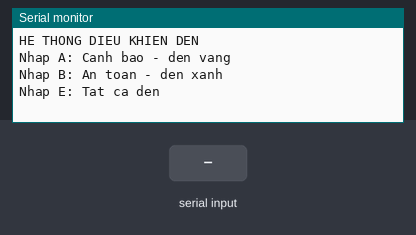
Recording of a sketch running on a simulated Arduino Uno, built with avr-gcc and run on an emulated ATmega328P. On the bench: the last lines printed to the serial monitor. The test bench sets the inputs (shaded band).

Above: at 1.2 s.
1.3 s: "A\n" received over Serial
At 2.4 s:
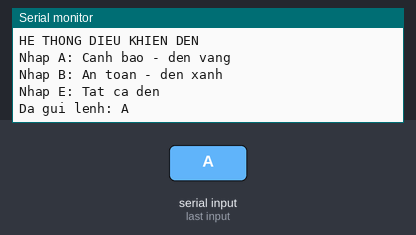
2.8 s: byte 97 ('a') received over Serial
At 3.6 s:
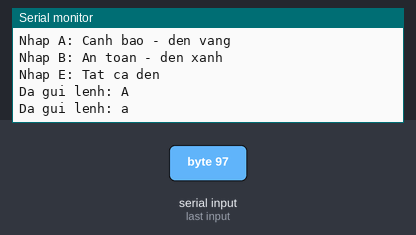
4.3 s: byte 66 ('B') received over Serial
At 4.7 s:
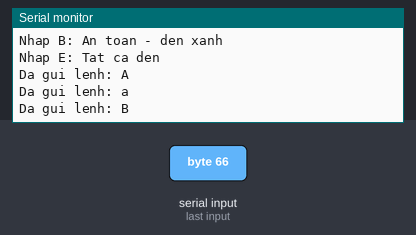
5.8 s: byte 98 ('b') received over Serial
At 7.0 s:
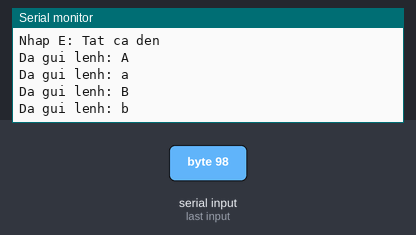
7.3 s: byte 69 ('E') received over Serial
At 8.2 s:
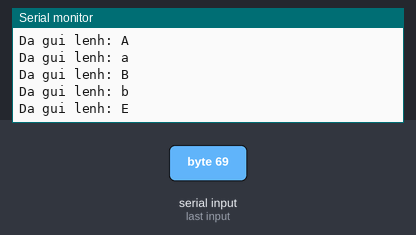
8.8 s: byte 101 ('e') received over Serial
At 9.3 s:
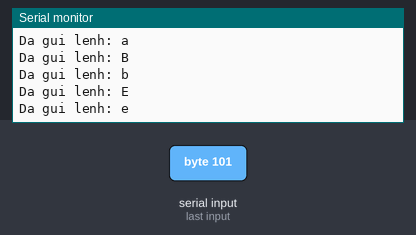

The sketch:

THBLE_HC05GUILENH.ino
```cpp
#include <SoftwareSerial.h>
SoftwareSerial bluetooth(2, 3);

void setup() {
  Serial.begin(9600);
  bluetooth.begin(9600);

  Serial.println("HE THONG DIEU KHIEN DEN");
  Serial.println("Nhap A: Canh bao - den vang");
  Serial.println("Nhap B: An toan - den xanh");
  Serial.println("Nhap E: Tat ca den");
}

void loop() {
  // 1. Nhan lenh tu Virtual Terminal
  if (Serial.available() > 0) {
    char lenh = Serial.read();
    if (lenh == '\r' || lenh == '\n') {
      return;
    }
    if (lenh == 'A' || lenh == 'a' ||
        lenh == 'B' || lenh == 'b' ||
        lenh == 'E' || lenh == 'e') {
      bluetooth.write(lenh);

      Serial.print("Da gui lenh: ");
      Serial.println(lenh);
    }
    else {
      Serial.println("Lenh khong hop le!");
    }
  }

  if (bluetooth.available() > 0) {
    char phanHoi = bluetooth.read();

    Serial.print("ARD2 phan hoi: ");
    Serial.println(phanHoi);
  }
}
```

Measured:
- after the input at 1.3 s, the serial monitor: prints a new line at once (image 1)
- after the input at 2.8 s, the serial monitor: prints a new line at once (image 2)
- after the input at 4.3 s, the serial monitor: prints a new line at once (image 3)
- after the input at 5.8 s, the serial monitor: prints a new line at once (image 4)
- after the input at 7.3 s, the serial monitor: prints a new line at once (image 5)
- after the input at 8.8 s, the serial monitor: prints a new line at once (image 6)
